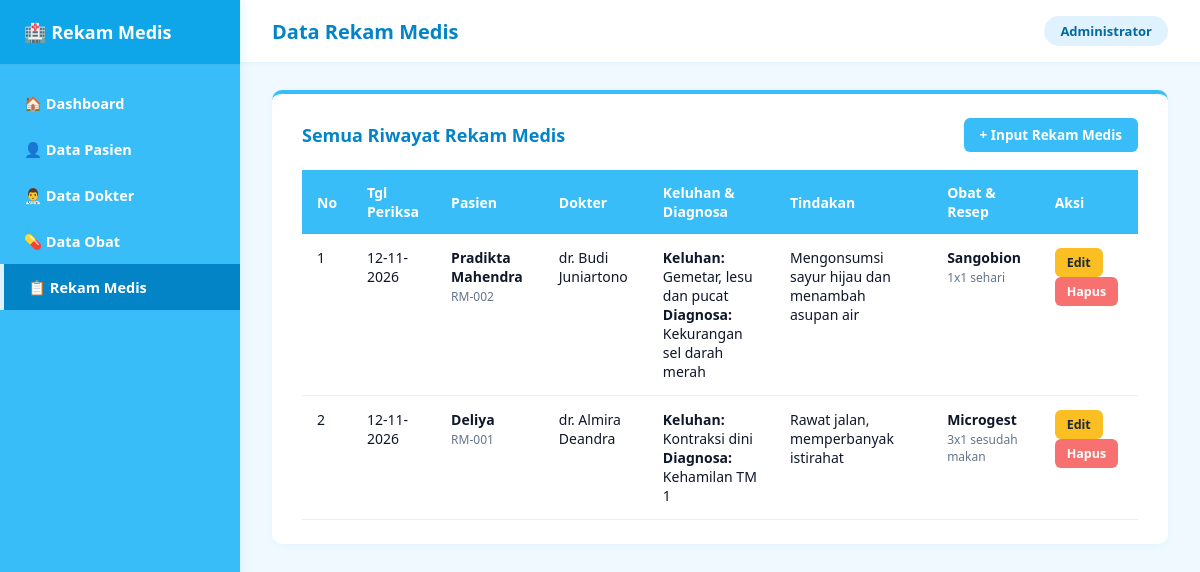
The app's page /rekam_medis/index.php with its own data.
### tables this page shows
CREATE TABLE `rekam_medis` (
  `id_rekam` int(11) NOT NULL,
  `id_pasien` int(11) NOT NULL,
  `id_dokter` int(11) NOT NULL,
  `id_obat` int(11) NOT NULL,
  `tanggal_periksa` date NOT NULL,
  `keluhan` text NOT NULL,
  `diagnosa` text NOT NULL,
  `tindakan` text NOT NULL,
  `resep` varchar(100) NOT NULL
);

CREATE TABLE `pasien` (
  `id_pasien` int(11) NOT NULL,
  `no_rm` varchar(20) NOT NULL,
  `nama_pasien` varchar(100) NOT NULL,
  `jenis_kelamin` enum('L','P') NOT NULL,
  `tanggal_lahir` date NOT NULL,
  `alamat` text NOT NULL
);

CREATE TABLE `dokter` (
  `id_dokter` int(11) NOT NULL,
  `nama_dokter` varchar(100) NOT NULL,
  `spesialisasi` varchar(50) NOT NULL
);

CREATE TABLE `obat` (
  `id_obat` int(11) NOT NULL,
  `nama_obat` varchar(100) NOT NULL,
  `satuan` varchar(30) NOT NULL,
  `stok` int(11) NOT NULL
);

### rekam_medis/index.php (the view, shortened to what this page needs)
<!DOCTYPE html>
<html lang="id">
<head>
    <link rel="stylesheet" href="../style.css">
</head>
<body>
    <aside class="sidebar">
        <a href="../index.php" class="sidebar-brand">🏥 Rekam Medis</a>
        <ul class="sidebar-menu">
            <li><a href="../index.php">🏠 Dashboard</a></li>
            <li><a href="../pasien/index.php">👤 Data Pasien</a></li>
            <li><a href="../dokter/index.php">👨‍⚕️ Data Dokter</a></li>
            <li><a href="../obat/index.php">💊 Data Obat</a></li>
            <li><a href="index.php" class="active">📋 Rekam Medis</a></li>
        </ul>
    </aside>
    <div class="main-wrapper">
        <header class="topbar">
            <h1>Data Rekam Medis</h1>
            <span class="badge-admin">Administrator</span>
        </header>
        <main class="content">
            <div class="panel">
                <div class="panel-header">
                    <h3>Semua Riwayat Rekam Medis</h3>
                    <a href="tambah.php" class="btn btn-primary">+ Input Rekam Medis</a>
                </div>
                <table>
                    <thead>
                        <tr>
                            <th>No</th>
                            <th>Tgl Periksa</th>
                            <th>Pasien</th>
                            <th>Dokter</th>
                            <th>Keluhan & Diagnosa</th>
                            <th>Tindakan</th>
                            <th>Obat & Resep</th>
                            <th>Aksi</th>
                        </tr>
                    </thead>
                    <tbody>
                        <?php
                        $no = 1;
                        $sql = "SELECT rm.*, p.no_rm, p.nama_pasien, d.nama_dokter, o.nama_obat
                                FROM rekam_medis rm
                                LEFT JOIN pasien p ON rm.id_pasien = p.id_pasien
                                LEFT JOIN dokter d ON rm.id_dokter = d.id_dokter
                                LEFT JOIN obat o ON rm.id_obat = o.id_obat
                                ORDER BY rm.id_rekam DESC";
                        $query = mysqli_query($koneksi, $sql);
                        if (!$query) {
                            echo "<tr><td colspan='8' style='color:red;'>Error Query: " . mysqli_error($koneksi) . "</td></tr>";
                        } elseif (mysqli_num_rows($query) == 0) {
                            echo "<tr><td colspan='8' style='text-align:center; color:#64748b;'>Belum ada data rekam medis di database.</td></tr>";
                        } else {
                            while ($row = mysqli_fetch_assoc($query)) :
                        ?>
                        <tr>
                            <td><?= $no++; ?></td>
                            <td><?= date('d-m-Y', strtotime($row['tanggal_periksa'])); ?></td>
                            <td>
                                <strong><?= htmlspecialchars($row['nama_pasien'] ?? 'Pasien tidak ditemukan'); ?></strong>
                                <span class="sub-text"><?= htmlspecialchars($row['no_rm'] ?? '-'); ?></span>
                            </td>
                            <td><?= htmlspecialchars($row['nama_dokter'] ?? 'Dokter tidak ditemukan'); ?></td>
                            <td>
                                <strong>Keluhan:</strong> <?= htmlspecialchars($row['keluhan']); ?><br>
                                <strong>Diagnosa:</strong> <?= htmlspecialchars($row['diagnosa']); ?>
                            </td>
                            <td><?= htmlspecialchars($row['tindakan']); ?></td>
                            <td>
                                <strong><?= htmlspecialchars($row['nama_obat'] ?? 'Obat tidak ditemukan'); ?></strong>
                                <span class="sub-text"><?= htmlspecialchars($row['resep']); ?></span>
                            </td>
                            <td>
                                <a href="edit.php?id=<?= $row['id_rekam']; ?>" class="btn btn-warning">Edit</a>
                                <a href="hapus.php?id=<?= $row['id_rekam']; ?>" class="btn btn-danger" onclick="return confirm('Hapus catatan rekam medis ini?')">Hapus</a>
                            </td>
                        </tr>
                        <?php
                            endwhile;
                        }
                        ?>
                    </tbody>
                </table>
            </div>
        </main>
    </div>
</body>
</html>

### style.css (style rules this page uses)
* { box-sizing: border-box; margin: 0; padding: 0; font-family: 'Segoe UI', Tahoma, Geneva, Verdana, sans-serif; }
body { background-color: #f0f9ff; color: #0f172a; display: flex; min-height: 100vh; }
.sidebar { width: 240px; background-color: #38bdf8; color: #ffffff; display: flex; flex-direction: column; position: fixed; top: 0; bottom: 0; left: 0; z-index: 100; box-shadow: 2px 0 10px rgba(56, 189, 248, 0.15); }
.sidebar-brand { padding: 20px 24px; font-size: 18px; font-weight: 700; background-color: #0ea5e9; display: flex; align-items: center; gap: 10px; color: #ffffff; text-decoration: none; border-bottom: 1px solid rgba(255, 255, 255, 0.2); }
.sidebar-menu { list-style: none; padding: 15px 0; }
.sidebar-menu li a { display: flex; align-items: center; gap: 12px; padding: 13px 24px; color: #ffffff; text-decoration: none; font-size: 14.5px; font-weight: 600; transition: all 0.2s; }
.sidebar-menu li a:hover, .sidebar-menu li a.active { background-color: #0284c7; color: #ffffff; border-left: 4px solid #e0f2fe; }
.main-wrapper { margin-left: 240px; flex: 1; display: flex; flex-direction: column; width: calc(100% - 240px); }
.topbar { background-color: #ffffff; padding: 16px 32px; display: flex; justify-content: space-between; align-items: center; box-shadow: 0 1px 4px rgba(14, 165, 233, 0.08); }
.topbar h1 { font-size: 20px; color: #0284c7; font-weight: 700; }
.badge-admin { background-color: #e0f2fe; color: #0369a1; padding: 6px 16px; border-radius: 20px; font-size: 13px; font-weight: 600; }
.content { padding: 28px 32px; }
.panel { background: #ffffff; border-radius: 10px; padding: 24px 30px; margin-bottom: 24px; box-shadow: 0 2px 8px rgba(14, 165, 233, 0.06); border-top: 4px solid #38bdf8; }
.panel-header { display: flex; justify-content: space-between; align-items: center; margin-bottom: 18px; }
.panel-header h3 { font-size: 18px; color: #0284c7; font-weight: 700; }
.btn { display: inline-block; padding: 8px 16px; border-radius: 6px; font-size: 13.5px; font-weight: 600; text-decoration: none; border: none; cursor: pointer; transition: 0.2s; }
.btn-primary { background-color: #38bdf8; color: #ffffff; }
.btn-warning { background-color: #fbbf24; color: #1e293b; padding: 6px 12px; font-size: 12.5px; }
.btn-danger { background-color: #f87171; color: #ffffff; padding: 6px 12px; font-size: 12.5px; }
table { width: 100%; border-collapse: collapse; font-size: 14px; }
table thead th { background-color: #38bdf8; color: #ffffff; text-align: left; padding: 13px 15px; font-weight: 600; }
table tbody td { padding: 14px 15px; border-bottom: 1px solid #e0f2fe; vertical-align: top; }
.sub-text { display: block; font-size: 12px; color: #64748b; margin-top: 2px; }

### records on screen
rekam_medis: tanggal_periksa "12-11-2026", id_pasien.nama_pasien "Pradikta Mahendra", id_pasien.no_rm "RM-002", id_dokter.nama_dokter "dr. Budi Juniartono", keluhan "Gemetar, lesu dan pucat", diagnosa "Kekurangan sel darah merah", tindakan "Mengonsumsi sayur hijau dan menambah asupan air", id_obat.nama_obat "Sangobion", resep "1x1 sehari"
rekam_medis: tanggal_periksa "12-11-2026", id_pasien.nama_pasien "Deliya", id_pasien.no_rm "RM-001", id_dokter.nama_dokter "dr. Almira Deandra", keluhan "Kontraksi dini", diagnosa "Kehamilan TM 1", tindakan "Rawat jalan, memperbanyak istirahat", id_obat.nama_obat "Microgest", resep "3x1 sesudah makan"
